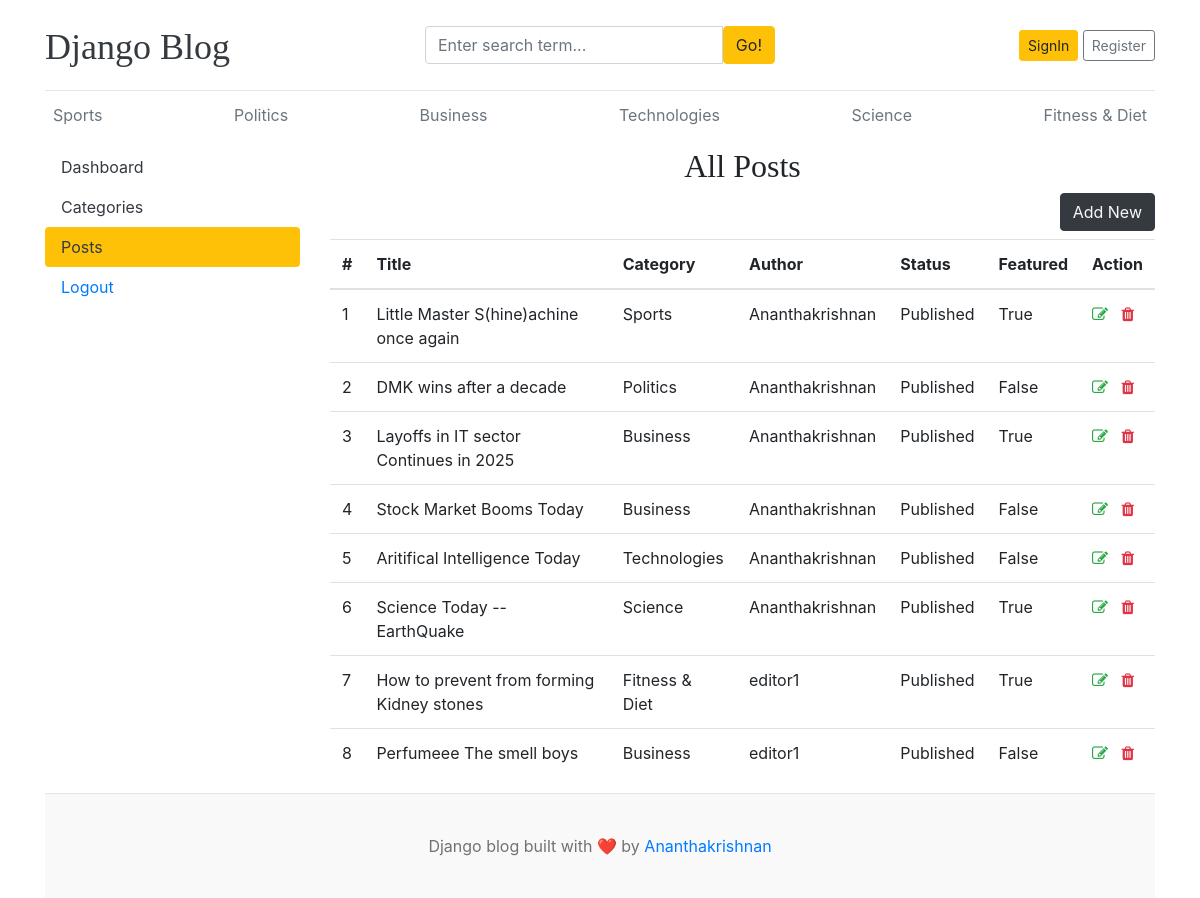
The app's page /dashboard/posts/ with its own data.
### blogs/models.py (models this page shows, shortened)
class Category(models.Model):
    category_name=models.CharField(max_length=50,unique=True)
    created_at=models.DateTimeField(auto_now_add=True)
    updated_at=models.DateTimeField(auto_now=True)
    class Meta:
        verbose_name_plural="categories"
    def __str__(self):
        return self.category_name

class Blog(models.Model):
    title=models.CharField(max_length=100)
    slug=models.SlugField(max_length=150,unique=True)
    category=models.ForeignKey(Category,on_delete=models.CASCADE)
    author=models.ForeignKey(User,on_delete=models.CASCADE)
    featured_image=models.ImageField(upload_to='uploads/%Y%m%d')
    short_description=models.TextField(max_length=500)
    blog_body=models.TextField(max_length=500)
    status=models.CharField(max_length=20,choices=STATUS_CHOICES,default="Draft")
    is_featured=models.BooleanField(default=False)
    created_at=models.DateTimeField(auto_now_add=True)
    updated_at=models.DateTimeField(auto_now=True)

### dashboards/views.py (the view)
# urls.py: path('posts/',views.posts,name="posts"),
def posts(request):
    posts=Blog.objects.all()
    context={
        "posts":posts,
    }
    return render(request,"dashboard/posts.html",context)

### blogs/context_processors.py (called while the page is built)
def get_categories(request):
    categories=Category.objects.all()
    return dict(categories=categories)

def get_sociallinks(request):
    sociallinks=SocialLink.objects.all()
    return dict(sociallinks=sociallinks)

### templates/dashboard/posts.html (shortened to what this page needs)
{% extends "base.html" %}
{% block content %}
<div class="row">
    {% include "dashboard/sidebar.html" %}
   <div class="col-md-9">
    <h2 class="text-center">All Posts</h2>
    <a href="{% url 'add_posts' %}" class="btn btn-dark text-light float-right mb-2">Add New</a>
    <table class="table table-hover">
        <thead>
          <tr>
            <th>#</th>
            <th>Title</th>
            <th>Category</th>
            <th>Author</th>
            <th>Status</th>
            <th>Featured</th>
            <th>Action</th>
          </tr>
        </thead>
        <tbody>
        {% for post in posts %}
          <tr>
            <td>{{forloop.counter}}</td>
            <td>{{post.title}}</td>
            <td>{{post.category}}</td>
            <td>{{post.author}}</td>
            <td>{{post.status}}</td>
            <td>{{post.is_featured}}</td>
            <td><a href="{% url 'edit_posts' post.id %}"><i class="fa fa-edit text-success"></i></a>
                <a href="{% url 'delete_posts' post.id %}"><i class="fa fa-trash text-danger"></i></a>
            </td>
          </tr>
        {% endfor %}
        </tbody>
      </table>
   </div>
</div>
{% endblock%}

### templates/base.html (shortened to what this page needs)
{% load static %}
<!DOCTYPE html>
<html lang="en">
<head>
    <link href="https://getbootstrap.com/docs/4.0/dist/css/bootstrap.min.css" rel="stylesheet">
    <link href="{% static 'css/blog.css' %}" rel="stylesheet">
    <link rel="stylesheet" href="https://cdnjs.cloudflare.com/ajax/libs/font-awesome/4.7.0/css/font-awesome.min.css">
</head>
<body>
    <div class="container">
        <header class="blog-header py-3">
            <div class="row flex-nowrap justify-content-between align-items-center">
                <div class="col-4 pt-1">
                    <a class="blog-header-logo text-dark" href="/">Django Blog</a>
                </div>
                <div class="col-4">
                    <form action="{% url 'search' %}" method="GET">
                        <div class="input-group">
                            <input class="form-control" type="text" name="keyword" value="{{keyword}}" placeholder="Enter search term..." aria-label="Enter search term..." aria-describedby="button-search" />
                            <button  type="submit" class="btn btn-warning" id="button-search" type="button">Go!</button>
                        </div>
                    </form>
                </div>
                <div class="col-4 d-flex justify-content-end align-items-center">
                    {% if not user.is_authenticated %}
                    <a class="btn btn-sm btn-warning" href="{% url 'login' %}">SignIn</a> &nbsp;
                    <a class="btn btn-sm btn-outline-secondary" href="{% url 'register'%}">Register</a>
                    {% else %}
                    <span><a href="{% url 'dashboard'%}">Dashboard</a></span>
                    &emsp;
                    <span><a href="{% url 'logout' %}">Logout</a></span>
                    {% endif %}
                </div>
            </div>
        </header>
        <div class="nav-scroller py-1 mb-2">
            <nav class="nav d-flex justify-content-between">
                {% for cat in categories %}
                    <a class="p-2 text-muted" href="{% url 'post_by_category' cat.id%}">{{ cat.category_name }}</a>
                {% endfor %}
            </nav>
        </div>
{% block content%}
{% endblock %}
<footer class="blog-footer">
    <p>Django blog built with ❤️ by <a href="#">Ananthakrishnan</a></p>
</footer>
</body>
</html>

### static/css/blog.css (style rules this page uses)
.blog-header { border-bottom: 1px solid #e5e5e5; }
.blog-header-logo { font-family: "Playfair Display", Georgia, "Times New Roman", serif; font-size: 2.25rem; }
h1, h2, h3, h4, h5, h6 { font-family: "Playfair Display", Georgia, "Times New Roman", serif; }
.blog-footer { padding: 2.5rem 0; color: #727272; text-align: center; background-color: #f9f9f9; border-top: .05rem solid #e5e5e5; }
.blog-footer p:last-child { margin-bottom: 0; }

### records on screen
Category: category_name "Sports"
Category: category_name "Politics"
Category: category_name "Business"
Category: category_name "Technologies"
Category: category_name "Science"
Category: category_name "Fitness & Diet"
Blog: title "Little Master S(hine)achine once again", category "Sports", author "Ananthakrishnan", status "Published", is_featured "True"
Blog: title "DMK wins after a decade", category "Politics", author "Ananthakrishnan", status "Published", is_featured "False"
Blog: title "Layoffs in IT sector Continues in 2025", category "Business", author "Ananthakrishnan", status "Published", is_featured "True"
Blog: title "Stock Market Booms Today", category "Business", author "Ananthakrishnan", status "Published", is_featured "False"
Blog: title "Aritifical Intelligence Today", category "Technologies", author "Ananthakrishnan", status "Published", is_featured "False"
Blog: title "Science Today -- EarthQuake", category "Science", author "Ananthakrishnan", status "Published", is_featured "True"
Blog: title "How to prevent from forming Kidney stones", category "Fitness & Diet", author "editor1", status "Published", is_featured "True"
Blog: title "Perfumeee The smell boys", category "Business", author "editor1", status "Published", is_featured "False"
